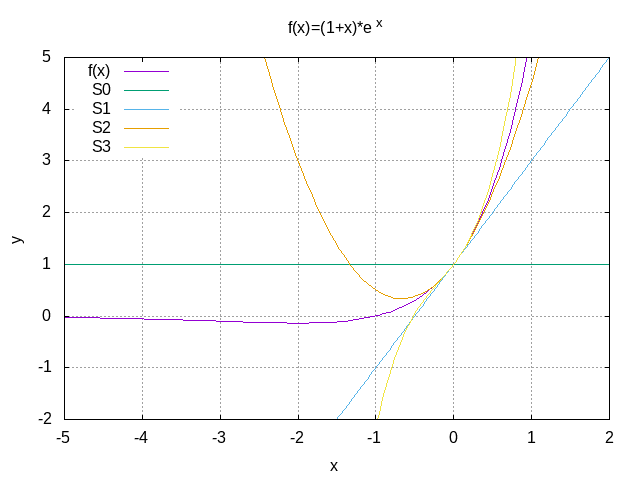

Here is the gnuplot script that generated this plot:
#!/usr/bin/gnuplot -persist

set terminal png
set output "1ld_grafiks.png"
set title "f(x)=(1+x)*e^x"
set xlabel "x"
set ylabel "y"
set grid
set key left top


set xrange[-5:2]
set yrange[-2:5]

a0(x) = (0+1)*((x)**0)/1
a1(x) = (1+1)*((x)**1)/1
a2(x) = (2+1)*((x)**2)/2*1
a3(x) = (3+1)*((x)**3)/3*2*1

plot (1+x)*exp(x) with lines title "f(x)",\
a0(x) with lines title "S0",\
a0(x)+a1(x) with lines title "S1",\
a0(x)+a1(x)+a2(x) with lines title "S2",\
a0(x)+a1(x)+a2(x)+a3(x) with lines title "S3"



